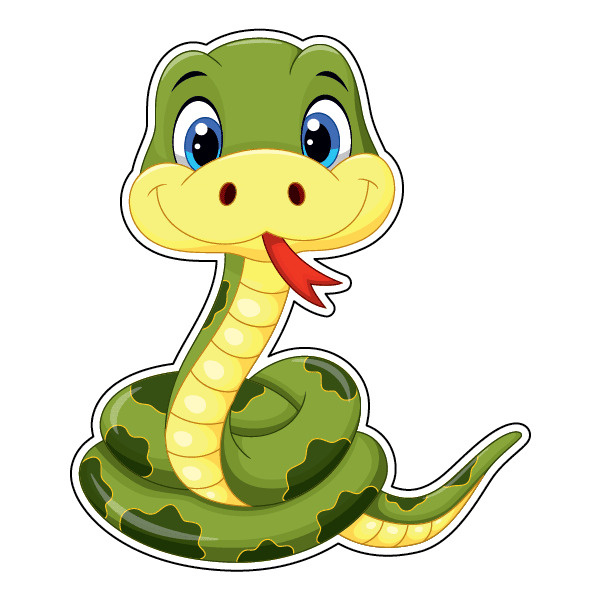
#> input picture old/images/Python.jpg, 600 x 600 px
$ python 16_modules4.py
#> lines starting #> are read from the running program, lines starting #| are printed output that depends on the picture
# Дополнительно устанавливаемые модули
# Модуль графики PIL (Python Imaging Library - pillow)
# PIP - Python Installation Package
# pip install pillow
from PIL import Image

image = Image.open('images/Python.jpg')
#> image is the input picture: PIL image 600x600 RGB; mean R, G, B 221.9, 224.2, 195.7
pixel = image.load()  # загрузить массив пикселей
r, g, b = pixel[355, 200]
#> r = 247; g = 242; b = 125
w, h = image.size
#> w = 600; h = 600

print(f'Ширина: {w}, Высота: {h}')
#| Ширина: 600, Высота: 600
print('Цвет пикселя 355 по X и 200 по Y по каналам:')
print(f'\tКанал R: {r}')
#| 	Канал R: 247
print(f'\tКанал G: {g}')
#| 	Канал G: 242
print(f'\tКанал B: {b}')
#| 	Канал B: 125
print('Инвертируем изображение и пересохраним с новым именем')

for x in range(w):
    for y in range(h):
        r, g, b = pixel[x, y]
        pixel[x, y] = g, b, r

image.save('images/python2.jpg')
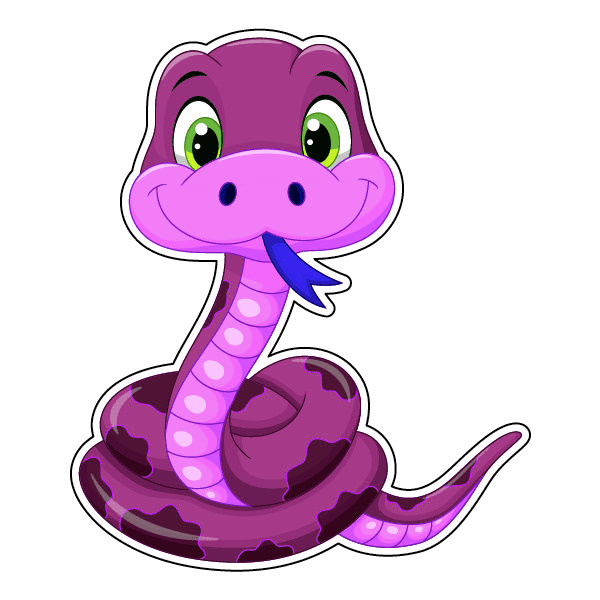
#> saved as python2.jpg: PIL image 600x600 RGB; mean R, G, B 224.2, 195.7, 221.9
# image.show()
